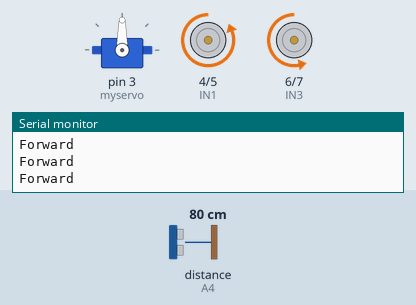
The sketch below on a simulated Arduino Uno, built with avr-gcc and run on an emulated ATmega328P. Shown: servo, motor-driver pin pairs drawn as motors (green arrow = first pin HIGH = forward, orange = second pin HIGH = backward, longer = more drive, scaled by the enable pin), the last lines printed to the serial monitor. Wiring (inferred from the names in the program): ultrasonic range finder: trigger A5; echo A4. The inputs (shaded band) are chosen by the test bench; at power-on: distance to the obstacle (sensor on A4) 80 cm. The echo pulse lasts 58.3 µs per cm.

Above: at 1.2 s.
1.3 s: distance to the obstacle (sensor on A4) set to 17 cm
2.8 s: distance to the obstacle (sensor on A4) set to 13 cm
At 3.06 s:
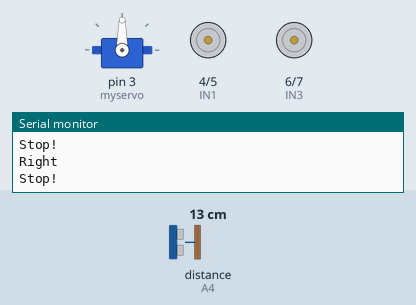
5.8 s: distance to the obstacle (sensor on A4) set to 299 cm
8.8 s: distance to the obstacle (sensor on A4) set to 2 cm
At 9.06 s:
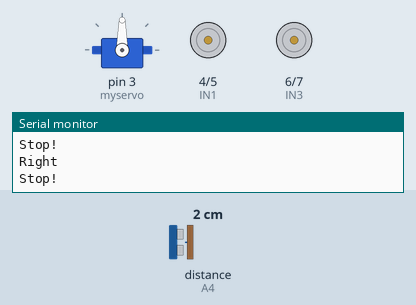
Timing chart, 0 to 12.8 s (numbered marks = the images above; inputs shaded):
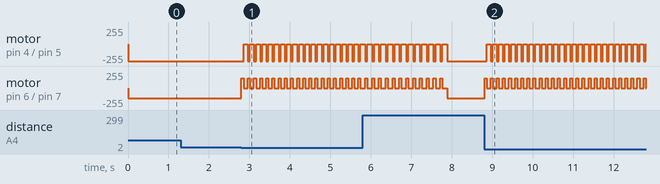

Measured:
- the behaviour switches between 16 and 15 cm on distance to the obstacle (sensor on A4) (found by bisection; images 0 and 1)
- after the input at 2.8 s, motor on pin 4 (IN1) / pin 5 (IN2): alternates backward 255/255 for 0.05 s and stopped for 0.10 s, starting after 0.06 s; motor on pin 6 (IN3) / pin 7 (IN4): alternates forward 150/255 for 0.05 s and stopped for 0.10 s, starting at once
- after the input at 8.8 s, motor on pin 4 (IN1) / pin 5 (IN2): alternates backward 255/255 for 0.05 s and stopped for 0.10 s, starting after 0.06 s; motor on pin 6 (IN3) / pin 7 (IN4): alternates forward 150/255 for 0.05 s and stopped for 0.10 s, starting at once

The sketch:

pbl.ino
```cpp
#define carSpeed 150
#define carSpeed2 150
#include <Servo.h>  //servo library
Servo myservo;      // create servo object to control servo

// Initialization
int IN1 = 4; //set L298n PIN
int IN2 = 5;
int IN3 = 6;
int IN4 = 7;
int ENA = 8;
int ENB = 9;
int rightDistance = 0, leftDistance = 0;
//Ultrasonic sensor variables
int Echo = A4;
int Trig = A5;

int keep_turning_time = 0;

int Distance_test() {
  digitalWrite(Trig, LOW);
  delayMicroseconds(2);
  digitalWrite(Trig, HIGH);
  delayMicroseconds(20);
  digitalWrite(Trig, LOW);
  float Fdistance = pulseIn(Echo, HIGH);
  Fdistance= Fdistance / 58;
  return (int)Fdistance;
}

void setup() {
myservo.attach(3);  // attach servo on pin 3 to servo object
pinMode(IN1, OUTPUT); // Arduino control a car using output voltage
pinMode(IN2, OUTPUT);
pinMode(IN3, OUTPUT);
pinMode(IN4, OUTPUT);
pinMode(ENA, OUTPUT);
pinMode(ENB, OUTPUT);
pinMode(Trig, OUTPUT); // Sets the trigPin as an Output
pinMode(Echo, INPUT); // Sets the echoPin as an Input
Serial.begin(9600); // Starts the serial communication
}

void loop() {
  // myservo.write(60);  //setservo position to right side
  // delay(200);
  // rightDistance = Distance_test();

  // myservo.write(120);  //setservo position to left side
  // delay(200);
  // leftDistance = Distance_test();


  // if((rightDistance > 70)&&(leftDistance > 70)){
  //   stop();
  // }else if((rightDistance >= 20) && (leftDistance >= 20)) {
  //   forward();
  // }else if((rightDistance <= 10) && (leftDistance <= 10)) {
  //     back();
  //     delay(100);
  // }else if(rightDistance - 3 > leftDistance) {
  //     left();
  //     delay(100);
  // }else if(rightDistance + 3 < leftDistance) {
  //     right();
  //     delay(100);
  // }else{
  //   stop();
  // }

  // forward();
  // delay(4000);
  // stop();
  // delay(500);
  // right();
  // delay(500);
  // stop();

    // Clears the trigPin
  digitalWrite(Trig, LOW);
  delayMicroseconds(400);
  // Sets the trigPin on HIGH state for 10 micro seconds
  digitalWrite(Trig, HIGH);
  delayMicroseconds(10);
  digitalWrite(Trig, LOW);
  // Reads the echoPin, returns the sound wave travel time in microseconds
  double duration = pulseIn(Echo, HIGH, 35000);
  // Calculating the distance
  int distance = duration * 0.034 / 2;
  // Prints the distance on the Serial Monitor
  if ((distance >= 15 || distance == 0) && keep_turning_time <= 0) {
    // Serial.print(distance);
    // Serial.println("cm");
    forward();
  }else{
    if (!(distance >= 15 || distance == 0)) keep_turning_time = 13;
    if (keep_turning_time) --keep_turning_time;
    right();
    delay(50);
    stop();
    delay(100);
  }
}

void forward(){
  analogWrite(ENA, carSpeed);
  analogWrite(ENB, carSpeed);
  digitalWrite(IN1, LOW);
  digitalWrite(IN2, HIGH);
  digitalWrite(IN3, LOW);
  digitalWrite(IN4, HIGH);
  Serial.println("Forward");
}

void back() {
  analogWrite(ENA, carSpeed);
  analogWrite(ENB, carSpeed);
  digitalWrite(IN1, HIGH);
  digitalWrite(IN2, LOW);
  digitalWrite(IN3, HIGH);
  digitalWrite(IN4, LOW);
  Serial.println("Back");
}
void left() {
  analogWrite(ENA, carSpeed2);
  analogWrite(ENB, carSpeed2);
  digitalWrite(IN1, HIGH);
  digitalWrite(IN2, LOW);
  digitalWrite(IN3, LOW);
  digitalWrite(IN4, HIGH);
  Serial.println("Left");
}
void right() {
  analogWrite(ENA, carSpeed2);
  analogWrite(ENB, carSpeed2);
  digitalWrite(IN1, LOW);
  digitalWrite(IN2, HIGH);
  digitalWrite(IN3, HIGH);
  digitalWrite(IN4, LOW);
  Serial.println("Right");
}
void stop() {
  digitalWrite(ENA, LOW);
  digitalWrite(ENB, LOW);

  digitalWrite(IN1, LOW);
  digitalWrite(IN2, LOW);
  digitalWrite(IN3, LOW);
  digitalWrite(IN4, LOW);
  Serial.println("Stop!");
}
```
